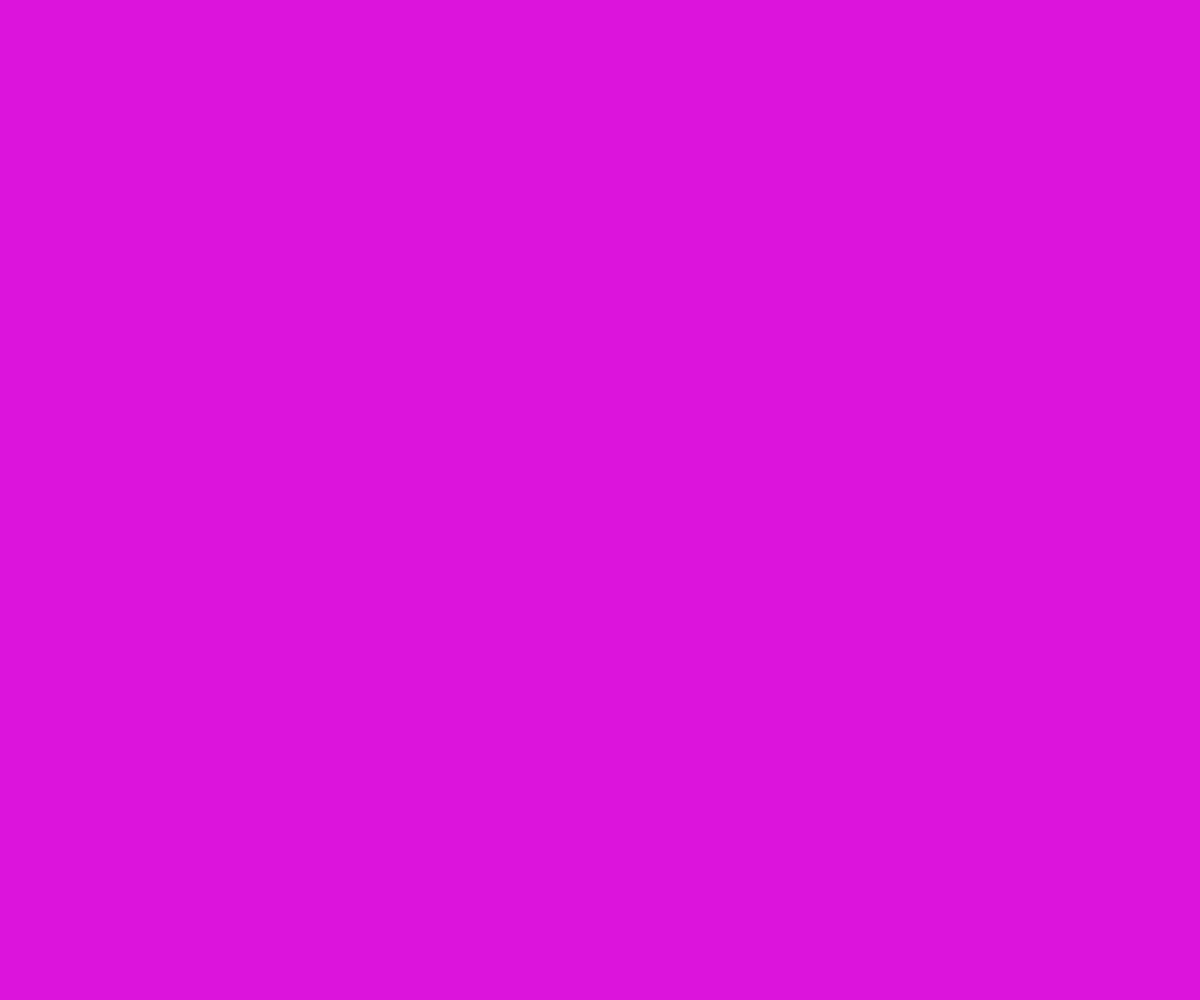
Frame 1 (no input)
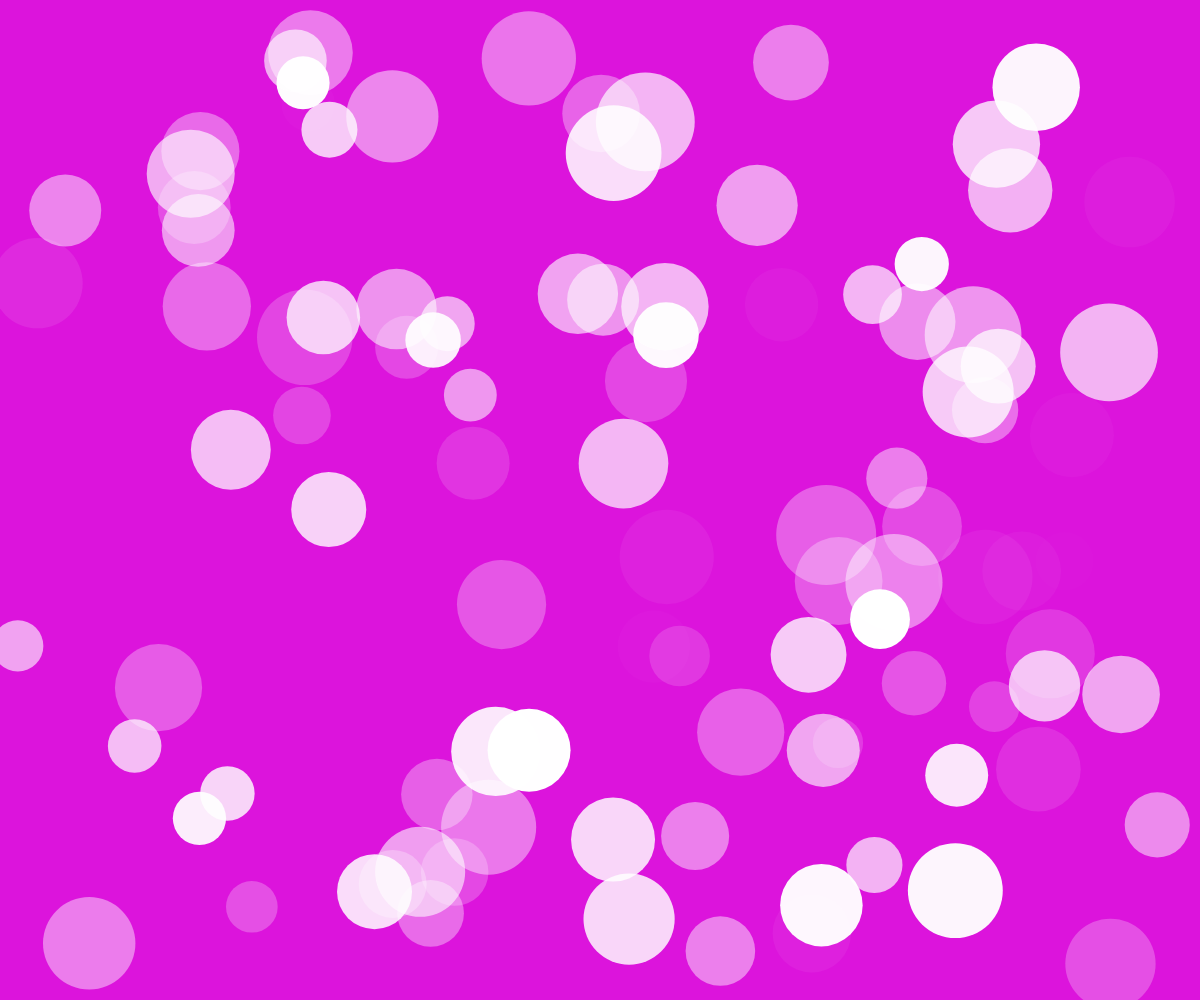
Frame 60 (no input)
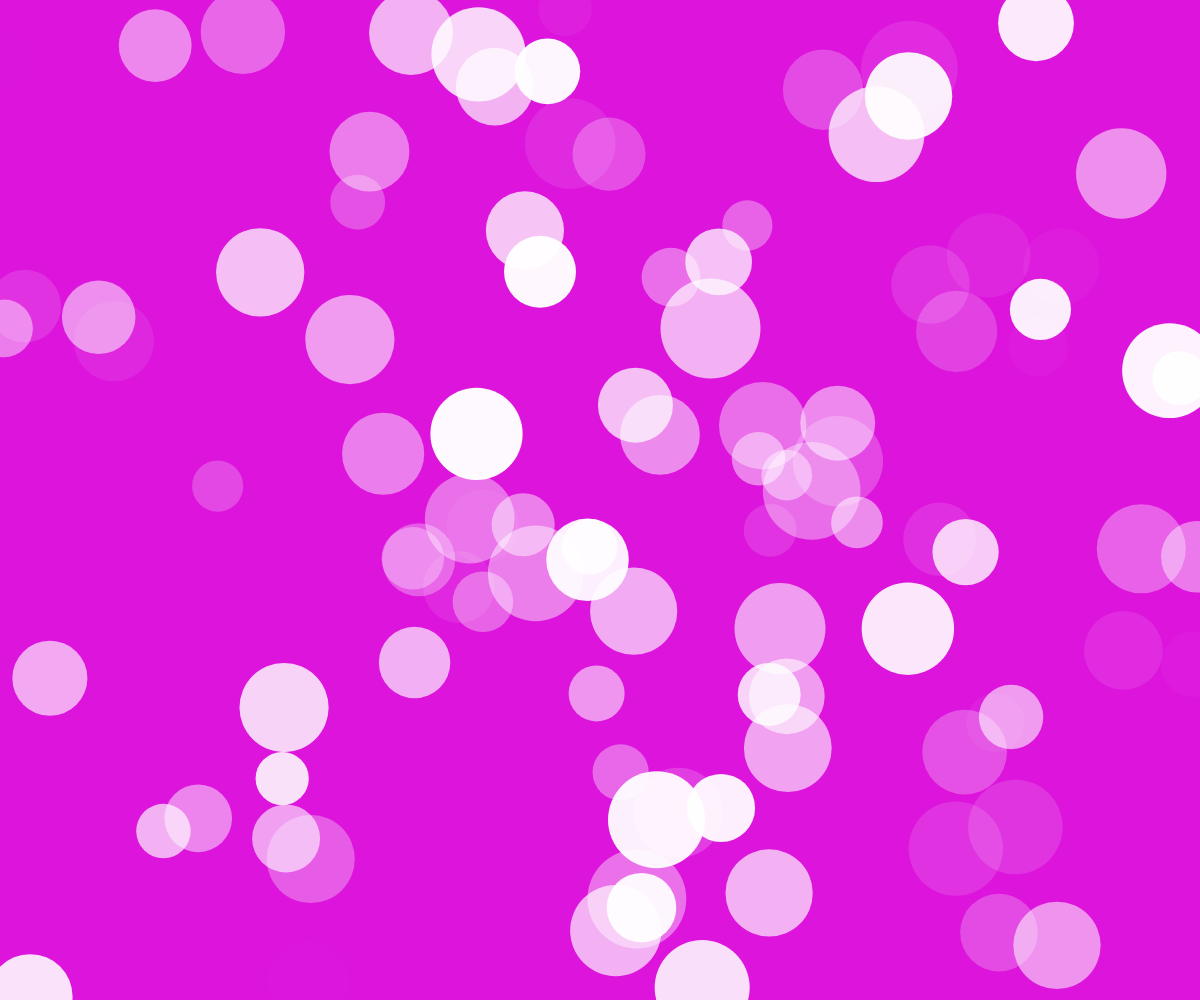
Frame 120 (the mouse pressed at the canvas centre since frame 60)

The p5.js sketch that drew these frames (run headless with seeded random() and noise() and a simulated clock; from frame 60 on, the mouse is pressed at the canvas centre):

// p5.js sketch
// ── sketch.js
// TODO: add more properties using objects
// TODO: create/draw using functions

let NUM_OBJS = 100;
let circles = [];

function setup() {
  createCanvas(windowWidth, windowHeight);
  noStroke();
  
  for (let i = 0; i < NUM_OBJS; i++) {
   let aCircle = {
    x: random(width),
    y: random(height),
    d: random(50,100),
    a:0,
    da: random(1,10),
    dx: random(-5,5),  
    dy: random(-5,5)           //how much to change alpha per frame
   };

    circles.push(aCircle);
  }
  print(circles);
}

function draw() {
  background(220, 20, 220);  

  for(let idx = 0; idx < circles.length; idx++) {
    let mCircles = circles[idx];
    fill(255, mCircles.a);
    ellipse(mCircles.x, mCircles.y, mCircles.d);
    mCircles.a = (mCircles.a + mCircles.da)%255;
    mCircles.x = mCircles.x+mCircles.dx
    mCircles.y = mCircles.y+mCircles.dy

    if(mCircles.x < 0 || mCircles.x > width){

      mCircles.x = random(width);
    }

    if(mCircles.y <0 || mCircles.y > height){

      mCircles.y = random(height);
    }
  }
}
